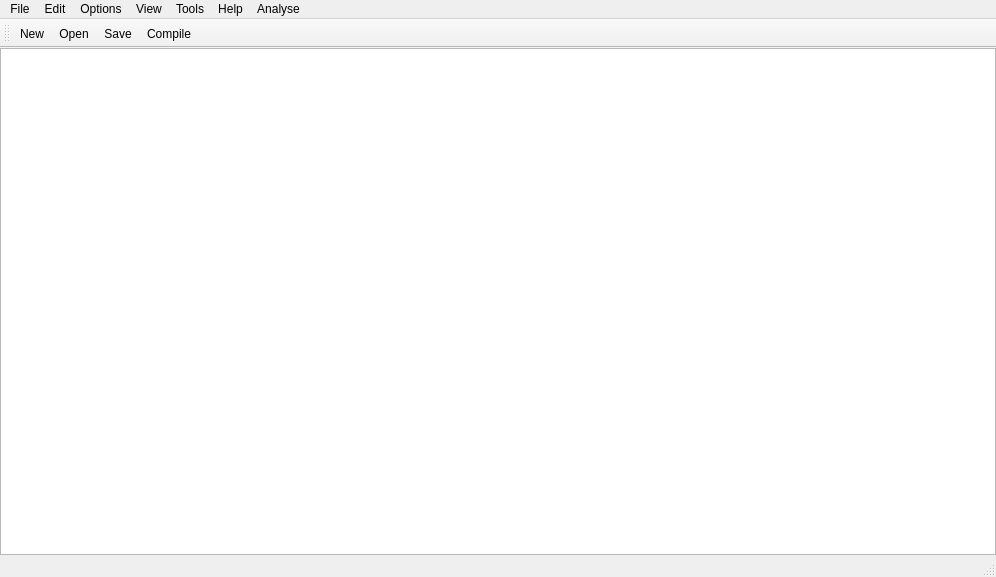
<?xml version="1.0" encoding="UTF-8"?>
<ui version="4.0">
 <class>MainWindow</class>
 <widget class="QMainWindow" name="MainWindow">
  <property name="geometry">
   <rect>
    <x>0</x>
    <y>0</y>
    <width>996</width>
    <height>577</height>
   </rect>
  </property>
  <property name="sizePolicy">
   <sizepolicy hsizetype="Preferred" vsizetype="Preferred">
    <horstretch>0</horstretch>
    <verstretch>0</verstretch>
   </sizepolicy>
  </property>
  <property name="minimumSize">
   <size>
    <width>0</width>
    <height>0</height>
   </size>
  </property>
  <property name="mouseTracking">
   <bool>false</bool>
  </property>
  <property name="windowTitle">
   <string>MainWindow</string>
  </property>
  <property name="statusTip">
   <string/>
  </property>
  <property name="locale">
   <locale language="Russian" country="RussianFederation"/>
  </property>
  <property name="animated">
   <bool>false</bool>
  </property>
  <widget class="QWidget" name="centralwidget">
   <property name="sizePolicy">
    <sizepolicy hsizetype="MinimumExpanding" vsizetype="MinimumExpanding">
     <horstretch>0</horstretch>
     <verstretch>0</verstretch>
    </sizepolicy>
   </property>
   <layout class="QVBoxLayout" name="verticalLayout_2">
    <property name="margin">
     <number>0</number>
    </property>
    <item>
     <widget class="QPlainTextEdit" name="plainTextEdit"/>
    </item>
   </layout>
  </widget>
  <widget class="QMenuBar" name="menubar">
   <property name="geometry">
    <rect>
     <x>0</x>
     <y>0</y>
     <width>996</width>
     <height>21</height>
    </rect>
   </property>
   <property name="sizePolicy">
    <sizepolicy hsizetype="Minimum" vsizetype="Minimum">
     <horstretch>0</horstretch>
     <verstretch>0</verstretch>
    </sizepolicy>
   </property>
   <widget class="QMenu" name="menu">
    <property name="title">
     <string>File</string>
    </property>
    <addaction name="separator"/>
    <addaction name="actionNew_2"/>
    <addaction name="actionOpen_2"/>
    <addaction name="separator"/>
    <addaction name="actionSave_2"/>
    <addaction name="actionSave_As"/>
    <addaction name="actionClose"/>
    <addaction name="actionClose_All"/>
    <addaction name="separator"/>
    <addaction name="actionExit"/>
   </widget>
   <widget class="QMenu" name="menuEdit">
    <property name="title">
     <string>Edit</string>
    </property>
    <addaction name="actionUndo"/>
    <addaction name="actionRedo"/>
    <addaction name="separator"/>
    <addaction name="actionCut"/>
    <addaction name="actionCopy"/>
    <addaction name="actionPast"/>
    <addaction name="actionDelete"/>
    <addaction name="separator"/>
    <addaction name="actionSelect_All"/>
   </widget>
   <widget class="QMenu" name="menuOptions">
    <property name="title">
     <string>Options</string>
    </property>
   </widget>
   <widget class="QMenu" name="menuView">
    <property name="title">
     <string>View</string>
    </property>
   </widget>
   <widget class="QMenu" name="menuTools">
    <property name="title">
     <string>Tools</string>
    </property>
    <addaction name="actionCompletition"/>
    <addaction name="actionCompile"/>
    <addaction name="actionCustomize"/>
   </widget>
   <widget class="QMenu" name="menuHelp">
    <property name="enabled">
     <bool>true</bool>
    </property>
    <property name="font">
     <font>
      <family>Tahoma</family>
     </font>
    </property>
    <property name="title">
     <string>Help</string>
    </property>
    <addaction name="actionAbout"/>
   </widget>
   <widget class="QMenu" name="menuAnalyse">
    <property name="title">
     <string>Analyse</string>
    </property>
    <addaction name="actionTransient"/>
    <addaction name="actionStatic"/>
    <addaction name="actionFrequency"/>
   </widget>
   <addaction name="menu"/>
   <addaction name="menuEdit"/>
   <addaction name="menuOptions"/>
   <addaction name="menuView"/>
   <addaction name="menuTools"/>
   <addaction name="menuHelp"/>
   <addaction name="menuAnalyse"/>
  </widget>
  <widget class="QStatusBar" name="statusbar">
   <property name="sizePolicy">
    <sizepolicy hsizetype="Minimum" vsizetype="Minimum">
     <horstretch>0</horstretch>
     <verstretch>0</verstretch>
    </sizepolicy>
   </property>
  </widget>
  <widget class="QToolBar" name="toolBar">
   <property name="sizePolicy">
    <sizepolicy hsizetype="Minimum" vsizetype="Minimum">
     <horstretch>0</horstretch>
     <verstretch>0</verstretch>
    </sizepolicy>
   </property>
   <property name="windowTitle">
    <string>toolBar</string>
   </property>
   <attribute name="toolBarArea">
    <enum>TopToolBarArea</enum>
   </attribute>
   <attribute name="toolBarBreak">
    <bool>false</bool>
   </attribute>
   <addaction name="actionNew"/>
   <addaction name="actionOpen"/>
   <addaction name="actionSave"/>
   <addaction name="actionCompile_2"/>
  </widget>
  <action name="actionNew">
   <property name="text">
    <string>New</string>
   </property>
   <property name="toolTip">
    <string>New</string>
   </property>
  </action>
  <action name="actionOpen">
   <property name="text">
    <string>Open</string>
   </property>
  </action>
  <action name="actionSave">
   <property name="text">
    <string>Save</string>
   </property>
  </action>
  <action name="actionNew_2">
   <property name="text">
    <string>New</string>
   </property>
  </action>
  <action name="actionOpen_2">
   <property name="text">
    <string>Open</string>
   </property>
  </action>
  <action name="actionSave_2">
   <property name="text">
    <string>Save</string>
   </property>
  </action>
  <action name="actionSave_As">
   <property name="text">
    <string>Save As...</string>
   </property>
  </action>
  <action name="actionClose">
   <property name="text">
    <string>Close</string>
   </property>
  </action>
  <action name="actionClose_All">
   <property name="text">
    <string>Close All</string>
   </property>
  </action>
  <action name="actionExit">
   <property name="text">
    <string>Exit</string>
   </property>
  </action>
  <action name="actionUndo">
   <property name="text">
    <string>Undo</string>
   </property>
  </action>
  <action name="actionRedo">
   <property name="text">
    <string>Redo</string>
   </property>
  </action>
  <action name="actionCut">
   <property name="text">
    <string>Cut</string>
   </property>
  </action>
  <action name="actionCopy">
   <property name="text">
    <string>Copy</string>
   </property>
  </action>
  <action name="actionPast">
   <property name="text">
    <string>Past</string>
   </property>
  </action>
  <action name="actionDelete">
   <property name="text">
    <string>Delete</string>
   </property>
  </action>
  <action name="actionSelect_All">
   <property name="text">
    <string>Select All</string>
   </property>
  </action>
  <action name="actionCompletition">
   <property name="text">
    <string>Complition</string>
   </property>
  </action>
  <action name="actionCompile">
   <property name="text">
    <string>Compile</string>
   </property>
  </action>
  <action name="actionCustomize">
   <property name="text">
    <string>Customize</string>
   </property>
  </action>
  <action name="actionAbout">
   <property name="text">
    <string>About</string>
   </property>
  </action>
  <action name="actionCompile_2">
   <property name="text">
    <string>Compile</string>
   </property>
  </action>
  <action name="actionTransient">
   <property name="text">
    <string>Transient</string>
   </property>
  </action>
  <action name="actionStatic">
   <property name="text">
    <string>Static</string>
   </property>
  </action>
  <action name="actionFrequency">
   <property name="text">
    <string>Frequency</string>
   </property>
  </action>
 </widget>
 <resources/>
 <connections/>
</ui>
